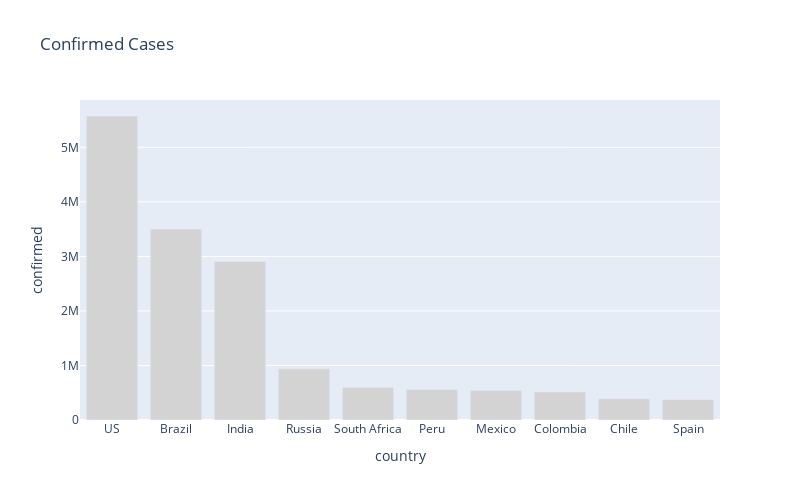

The code cell stored with this chart in its notebook:
### Markdown cell above
## Bar Charts: Top Ten Worst Affected Countries

### Code cell
px.bar(
    sorted_country_df.head(10),
    x = "country",
    y = "confirmed",
    title= "Confirmed Cases", # the axis names
    color_discrete_sequence=["lightgrey"], 
    height=500,
    width=800
)

### Figure 1 — Plotly figure (JSON) as saved in the notebook; plotly's stock layout.template omitted (floating-point values rounded to 4 significant figures)
{"data": [{"alignmentgroup": "True", "hovertemplate": "country=%{x}<br>confirmed=%{y}<extra></extra>", "legendgroup": "", "marker": {"color": "lightgrey"}, "name": "", "offsetgroup": "", "orientation": "v", "showlegend": false, "textposition": "auto", "type": "bar", "x": ["US", "Brazil", "India", "Russia", "South Africa", "Peru", "Mexico", "Colombia", "Chile", "Spain"], "xaxis": "x", "y": [5573847, 3501975, 2905825, 939833, 599940, 558420, 543806, 513719, 391849, 377906], "yaxis": "y"}], "layout": {"barmode": "relative", "height": 500, "legend": {"tracegroupgap": 0}, "title": {"text": "Confirmed Cases"}, "width": 800, "xaxis": {"anchor": "y", "domain": [0, 1], "title": {"text": "country"}}, "yaxis": {"anchor": "x", "domain": [0, 1], "title": {"text": "confirmed"}}}}
